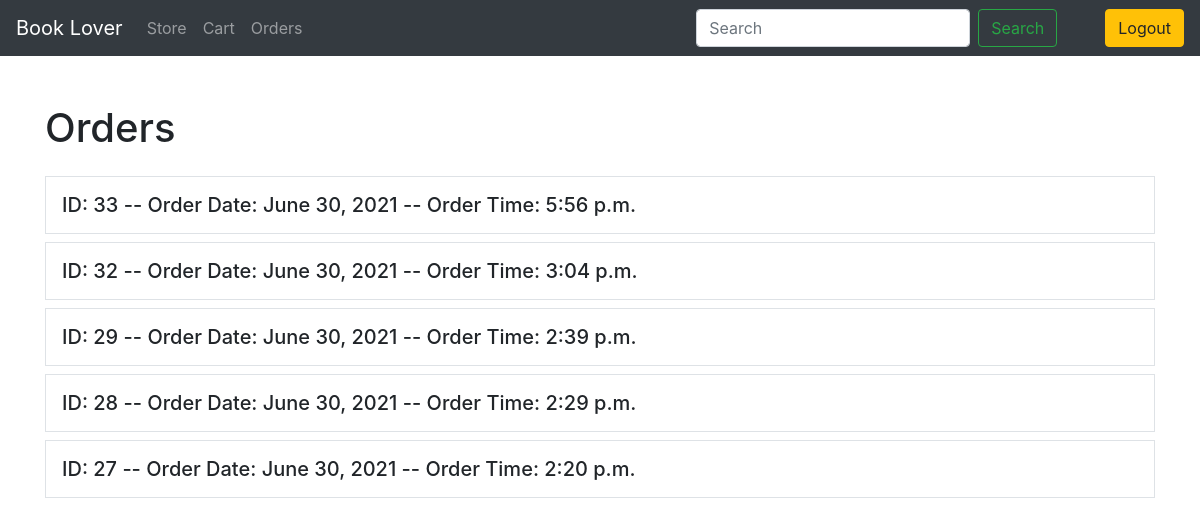
The page /orders (signed in) on the database its author committed.
### store/models.py (models this page shows, shortened)
class Order(models.Model):
    user = models.ForeignKey(settings.AUTH_USER_MODEL, on_delete=models.CASCADE)
    ordered = models.BooleanField(default=False)
    payment_method = models.CharField(max_length=100, choices=payment_choices, blank=True, null=True)
    shipping_address = models.ForeignKey(
        'Address', related_name='shipping_address', on_delete=models.SET_NULL, blank=True, null=True)
    ordered_date = models.DateTimeField(blank=True, null=True)
    payment = models.ForeignKey('Payment', on_delete=models.SET_NULL, blank=True, null=True)

### store/views.py (the view)
# urls.py: path('orders', views.Orders, name='orders'),
@login_required(login_url='login')
def Orders(request):
    orders = Order.objects.order_by('-ordered_date').filter(user=request.user, ordered=True)
    context = {
        'orders': orders
    }
    return render(request, 'orders.html', context)

### templates/orders.html
{% extends 'base.html' %}
{% load tz %}
{% block content %}
    <h1 class="mb-4">Orders</h1>
    {% for order in orders %}
        <h5 class="border p-3">ID: {{ order.id }} -- Order Date: {{ order.ordered_date.date }} -- Order Time: {{ order.ordered_date.astimezone.time  }}</h5>
    {% empty %}
        <p>No order available!</p>
    {% endfor %}
{% endblock content %}

### rows shown on the page
Order: id "33", ordered_date "June 30, 2021", ordered_date.astimezone.time "5:56 p.m."
Order: id "32", ordered_date "June 30, 2021", ordered_date.astimezone.time "3:04 p.m."
Order: id "29", ordered_date "June 30, 2021", ordered_date.astimezone.time "2:39 p.m."
Order: id "28", ordered_date "June 30, 2021", ordered_date.astimezone.time "2:29 p.m."
Order: id "27", ordered_date "June 30, 2021", ordered_date.astimezone.time "2:20 p.m."
